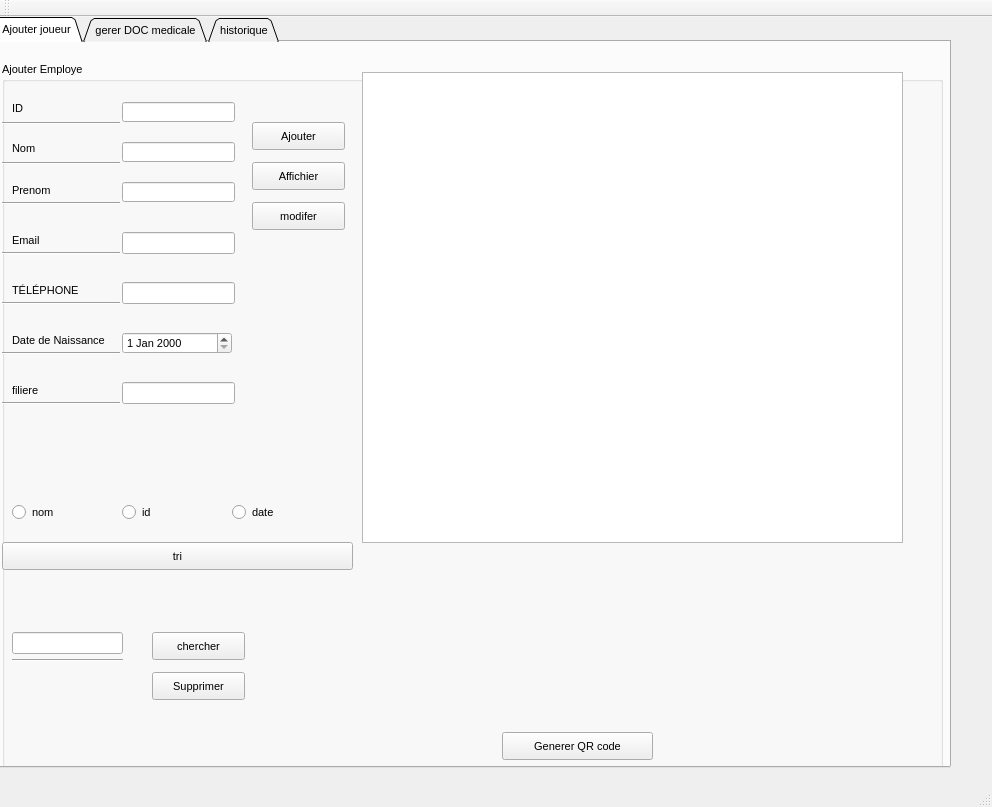
<?xml version="1.0" encoding="UTF-8"?>
<ui version="4.0">
 <class>MainWindow</class>
 <widget class="QMainWindow" name="MainWindow">
  <property name="geometry">
   <rect>
    <x>0</x>
    <y>0</y>
    <width>992</width>
    <height>807</height>
   </rect>
  </property>
  <property name="windowTitle">
   <string>Gestion des Clients</string>
  </property>
  <widget class="QWidget" name="centralWidget">
   <widget class="QTabWidget" name="tabWidget">
    <property name="geometry">
     <rect>
      <x>-10</x>
      <y>0</y>
      <width>961</width>
      <height>751</height>
     </rect>
    </property>
    <property name="font">
     <font>
      <pointsize>8</pointsize>
     </font>
    </property>
    <property name="tabPosition">
     <enum>QTabWidget::North</enum>
    </property>
    <property name="tabShape">
     <enum>QTabWidget::Triangular</enum>
    </property>
    <property name="currentIndex">
     <number>0</number>
    </property>
    <property name="iconSize">
     <size>
      <width>30</width>
      <height>30</height>
     </size>
    </property>
    <property name="elideMode">
     <enum>Qt::ElideMiddle</enum>
    </property>
    <property name="movable">
     <bool>false</bool>
    </property>
    <property name="tabBarAutoHide">
     <bool>false</bool>
    </property>
    <widget class="QWidget" name="Tab_joueur">
     <attribute name="title">
      <string>Ajouter joueur</string>
     </attribute>
     <widget class="QGroupBox" name="groupBox">
      <property name="geometry">
       <rect>
        <x>10</x>
        <y>20</y>
        <width>941</width>
        <height>751</height>
       </rect>
      </property>
      <property name="title">
       <string>Ajouter Employe</string>
      </property>
      <widget class="QLabel" name="label">
       <property name="geometry">
        <rect>
         <x>10</x>
         <y>40</y>
         <width>47</width>
         <height>13</height>
        </rect>
       </property>
       <property name="text">
        <string>ID</string>
       </property>
      </widget>
      <widget class="QLabel" name="label_2">
       <property name="geometry">
        <rect>
         <x>10</x>
         <y>80</y>
         <width>47</width>
         <height>13</height>
        </rect>
       </property>
       <property name="text">
        <string>Nom</string>
       </property>
      </widget>
      <widget class="QLabel" name="label_3">
       <property name="geometry">
        <rect>
         <x>10</x>
         <y>120</y>
         <width>111</width>
         <height>16</height>
        </rect>
       </property>
       <property name="text">
        <string>Prenom</string>
       </property>
       <property name="buddy">
        <cstring>le_prenom</cstring>
       </property>
      </widget>
      <widget class="QLineEdit" name="le_id">
       <property name="geometry">
        <rect>
         <x>120</x>
         <y>40</y>
         <width>113</width>
         <height>20</height>
        </rect>
       </property>
      </widget>
      <widget class="QLineEdit" name="le_nom">
       <property name="geometry">
        <rect>
         <x>120</x>
         <y>80</y>
         <width>113</width>
         <height>20</height>
        </rect>
       </property>
      </widget>
      <widget class="QLineEdit" name="le_prenom">
       <property name="geometry">
        <rect>
         <x>120</x>
         <y>120</y>
         <width>113</width>
         <height>20</height>
        </rect>
       </property>
      </widget>
      <widget class="QLabel" name="label_4">
       <property name="geometry">
        <rect>
         <x>10</x>
         <y>270</y>
         <width>111</width>
         <height>16</height>
        </rect>
       </property>
       <property name="text">
        <string>Date de Naissance</string>
       </property>
      </widget>
      <widget class="QLabel" name="label_5">
       <property name="geometry">
        <rect>
         <x>10</x>
         <y>170</y>
         <width>101</width>
         <height>16</height>
        </rect>
       </property>
       <property name="text">
        <string>Email</string>
       </property>
      </widget>
      <widget class="QLabel" name="label_6">
       <property name="geometry">
        <rect>
         <x>10</x>
         <y>220</y>
         <width>101</width>
         <height>16</height>
        </rect>
       </property>
       <property name="text">
        <string>TÉLÉPHONE</string>
       </property>
      </widget>
      <widget class="QLabel" name="label_7">
       <property name="geometry">
        <rect>
         <x>10</x>
         <y>320</y>
         <width>121</width>
         <height>16</height>
        </rect>
       </property>
       <property name="text">
        <string>filiere</string>
       </property>
      </widget>
      <widget class="QLineEdit" name="Email">
       <property name="geometry">
        <rect>
         <x>120</x>
         <y>170</y>
         <width>113</width>
         <height>22</height>
        </rect>
       </property>
      </widget>
      <widget class="QLineEdit" name="tele">
       <property name="geometry">
        <rect>
         <x>120</x>
         <y>220</y>
         <width>113</width>
         <height>22</height>
        </rect>
       </property>
      </widget>
      <widget class="QDateEdit" name="l_date">
       <property name="geometry">
        <rect>
         <x>120</x>
         <y>270</y>
         <width>110</width>
         <height>22</height>
        </rect>
       </property>
      </widget>
      <widget class="Line" name="line">
       <property name="geometry">
        <rect>
         <x>0</x>
         <y>60</y>
         <width>118</width>
         <height>3</height>
        </rect>
       </property>
       <property name="orientation">
        <enum>Qt::Horizontal</enum>
       </property>
      </widget>
      <widget class="Line" name="line_2">
       <property name="geometry">
        <rect>
         <x>0</x>
         <y>100</y>
         <width>118</width>
         <height>3</height>
        </rect>
       </property>
       <property name="orientation">
        <enum>Qt::Horizontal</enum>
       </property>
      </widget>
      <widget class="Line" name="line_3">
       <property name="geometry">
        <rect>
         <x>0</x>
         <y>140</y>
         <width>118</width>
         <height>3</height>
        </rect>
       </property>
       <property name="orientation">
        <enum>Qt::Horizontal</enum>
       </property>
      </widget>
      <widget class="Line" name="line_4">
       <property name="geometry">
        <rect>
         <x>0</x>
         <y>190</y>
         <width>118</width>
         <height>3</height>
        </rect>
       </property>
       <property name="orientation">
        <enum>Qt::Horizontal</enum>
       </property>
      </widget>
      <widget class="Line" name="line_5">
       <property name="geometry">
        <rect>
         <x>0</x>
         <y>240</y>
         <width>118</width>
         <height>3</height>
        </rect>
       </property>
       <property name="orientation">
        <enum>Qt::Horizontal</enum>
       </property>
      </widget>
      <widget class="Line" name="line_6">
       <property name="geometry">
        <rect>
         <x>0</x>
         <y>290</y>
         <width>118</width>
         <height>3</height>
        </rect>
       </property>
       <property name="orientation">
        <enum>Qt::Horizontal</enum>
       </property>
      </widget>
      <widget class="Line" name="line_7">
       <property name="geometry">
        <rect>
         <x>0</x>
         <y>340</y>
         <width>118</width>
         <height>3</height>
        </rect>
       </property>
       <property name="orientation">
        <enum>Qt::Horizontal</enum>
       </property>
      </widget>
      <widget class="QLineEdit" name="filiere">
       <property name="geometry">
        <rect>
         <x>120</x>
         <y>320</y>
         <width>113</width>
         <height>22</height>
        </rect>
       </property>
      </widget>
      <widget class="Line" name="line_10">
       <property name="geometry">
        <rect>
         <x>10</x>
         <y>590</y>
         <width>111</width>
         <height>16</height>
        </rect>
       </property>
       <property name="orientation">
        <enum>Qt::Horizontal</enum>
       </property>
      </widget>
      <widget class="QLabel" name="label_8">
       <property name="geometry">
        <rect>
         <x>10</x>
         <y>550</y>
         <width>101</width>
         <height>16</height>
        </rect>
       </property>
       <property name="text">
        <string/>
       </property>
      </widget>
      <widget class="QLineEdit" name="idS">
       <property name="geometry">
        <rect>
         <x>10</x>
         <y>570</y>
         <width>111</width>
         <height>22</height>
        </rect>
       </property>
      </widget>
      <widget class="QPushButton" name="pb_supprimer">
       <property name="geometry">
        <rect>
         <x>150</x>
         <y>610</y>
         <width>93</width>
         <height>28</height>
        </rect>
       </property>
       <property name="text">
        <string>Supprimer</string>
       </property>
      </widget>
      <widget class="QPushButton" name="pb_Ajouter">
       <property name="geometry">
        <rect>
         <x>250</x>
         <y>60</y>
         <width>93</width>
         <height>28</height>
        </rect>
       </property>
       <property name="text">
        <string>Ajouter</string>
       </property>
      </widget>
      <widget class="QTableView" name="tab_athltes">
       <property name="geometry">
        <rect>
         <x>360</x>
         <y>10</y>
         <width>541</width>
         <height>471</height>
        </rect>
       </property>
      </widget>
      <widget class="QPushButton" name="pb_Aaffichier">
       <property name="geometry">
        <rect>
         <x>250</x>
         <y>100</y>
         <width>93</width>
         <height>28</height>
        </rect>
       </property>
       <property name="text">
        <string>Affichier</string>
       </property>
      </widget>
      <widget class="QPushButton" name="modifier">
       <property name="geometry">
        <rect>
         <x>250</x>
         <y>140</y>
         <width>93</width>
         <height>28</height>
        </rect>
       </property>
       <property name="text">
        <string>modifer</string>
       </property>
      </widget>
      <widget class="QPushButton" name="pb_chercher_2">
       <property name="geometry">
        <rect>
         <x>150</x>
         <y>570</y>
         <width>93</width>
         <height>28</height>
        </rect>
       </property>
       <property name="text">
        <string>chercher</string>
       </property>
      </widget>
      <widget class="QRadioButton" name="radnom">
       <property name="geometry">
        <rect>
         <x>10</x>
         <y>440</y>
         <width>97</width>
         <height>20</height>
        </rect>
       </property>
       <property name="text">
        <string>nom</string>
       </property>
      </widget>
      <widget class="QRadioButton" name="radid">
       <property name="geometry">
        <rect>
         <x>120</x>
         <y>440</y>
         <width>97</width>
         <height>20</height>
        </rect>
       </property>
       <property name="text">
        <string>id</string>
       </property>
      </widget>
      <widget class="QRadioButton" name="raddate">
       <property name="geometry">
        <rect>
         <x>230</x>
         <y>440</y>
         <width>97</width>
         <height>20</height>
        </rect>
       </property>
       <property name="text">
        <string>date</string>
       </property>
      </widget>
      <widget class="QPushButton" name="tri">
       <property name="geometry">
        <rect>
         <x>0</x>
         <y>480</y>
         <width>351</width>
         <height>28</height>
        </rect>
       </property>
       <property name="text">
        <string>tri</string>
       </property>
      </widget>
      <widget class="QPushButton" name="QRcodecom">
       <property name="geometry">
        <rect>
         <x>500</x>
         <y>670</y>
         <width>151</width>
         <height>28</height>
        </rect>
       </property>
       <property name="text">
        <string>Generer QR code</string>
       </property>
      </widget>
      <widget class="QLabel" name="qrcodecommande">
       <property name="enabled">
        <bool>true</bool>
       </property>
       <property name="geometry">
        <rect>
         <x>680</x>
         <y>500</y>
         <width>200</width>
         <height>200</height>
        </rect>
       </property>
       <property name="sizePolicy">
        <sizepolicy hsizetype="Fixed" vsizetype="Fixed">
         <horstretch>0</horstretch>
         <verstretch>0</verstretch>
        </sizepolicy>
       </property>
       <property name="minimumSize">
        <size>
         <width>200</width>
         <height>200</height>
        </size>
       </property>
       <property name="maximumSize">
        <size>
         <width>200</width>
         <height>200</height>
        </size>
       </property>
       <property name="text">
        <string/>
       </property>
      </widget>
     </widget>
    </widget>
    <widget class="QWidget" name="tab_Tri">
     <attribute name="title">
      <string>gerer DOC medicale</string>
     </attribute>
     <widget class="Line" name="line_19">
      <property name="geometry">
       <rect>
        <x>110</x>
        <y>640</y>
        <width>861</width>
        <height>16</height>
       </rect>
      </property>
      <property name="orientation">
       <enum>Qt::Horizontal</enum>
      </property>
     </widget>
     <widget class="QPlainTextEdit" name="plainTextEdit_2">
      <property name="geometry">
       <rect>
        <x>40</x>
        <y>50</y>
        <width>871</width>
        <height>401</height>
       </rect>
      </property>
     </widget>
     <widget class="QPushButton" name="pushButton">
      <property name="geometry">
       <rect>
        <x>680</x>
        <y>460</y>
        <width>93</width>
        <height>28</height>
       </rect>
      </property>
      <property name="text">
       <string>Browse</string>
      </property>
     </widget>
     <widget class="QPushButton" name="pushButton_2">
      <property name="geometry">
       <rect>
        <x>780</x>
        <y>460</y>
        <width>93</width>
        <height>28</height>
       </rect>
      </property>
      <property name="text">
       <string>Edit</string>
      </property>
     </widget>
     <widget class="QPushButton" name="pushButton_3">
      <property name="geometry">
       <rect>
        <x>580</x>
        <y>460</y>
        <width>93</width>
        <height>28</height>
       </rect>
      </property>
      <property name="text">
       <string>Genrate</string>
      </property>
     </widget>
     <widget class="QTextEdit" name="impc1">
      <property name="geometry">
       <rect>
        <x>40</x>
        <y>450</y>
        <width>221</width>
        <height>151</height>
       </rect>
      </property>
     </widget>
    </widget>
    <widget class="QWidget" name="Tab_medical">
     <attribute name="title">
      <string>historique</string>
     </attribute>
     <widget class="QLabel" name="label_9">
      <property name="geometry">
       <rect>
        <x>30</x>
        <y>90</y>
        <width>171</width>
        <height>16</height>
       </rect>
      </property>
      <property name="text">
       <string>nombre de match gagnant</string>
      </property>
     </widget>
     <widget class="QLabel" name="label_10">
      <property name="geometry">
       <rect>
        <x>30</x>
        <y>140</y>
        <width>171</width>
        <height>16</height>
       </rect>
      </property>
      <property name="text">
       <string>nombre de match perdant</string>
      </property>
     </widget>
     <widget class="QLabel" name="label_11">
      <property name="geometry">
       <rect>
        <x>30</x>
        <y>200</y>
        <width>171</width>
        <height>16</height>
       </rect>
      </property>
      <property name="text">
       <string>nombre de medailles</string>
      </property>
     </widget>
     <widget class="QLabel" name="label_12">
      <property name="geometry">
       <rect>
        <x>30</x>
        <y>250</y>
        <width>171</width>
        <height>16</height>
       </rect>
      </property>
      <property name="text">
       <string>nombre d'avertissement</string>
      </property>
     </widget>
     <widget class="QLabel" name="label_13">
      <property name="geometry">
       <rect>
        <x>30</x>
        <y>290</y>
        <width>171</width>
        <height>16</height>
       </rect>
      </property>
      <property name="text">
       <string>nombre de blessures</string>
      </property>
     </widget>
     <widget class="QLineEdit" name="nbrpg">
      <property name="geometry">
       <rect>
        <x>250</x>
        <y>90</y>
        <width>51</width>
        <height>22</height>
       </rect>
      </property>
     </widget>
     <widget class="QLineEdit" name="nbrpp">
      <property name="geometry">
       <rect>
        <x>250</x>
        <y>140</y>
        <width>51</width>
        <height>22</height>
       </rect>
      </property>
     </widget>
     <widget class="QLineEdit" name="nbrmd">
      <property name="geometry">
       <rect>
        <x>250</x>
        <y>200</y>
        <width>51</width>
        <height>22</height>
       </rect>
      </property>
     </widget>
     <widget class="QLineEdit" name="nbra">
      <property name="geometry">
       <rect>
        <x>250</x>
        <y>240</y>
        <width>51</width>
        <height>22</height>
       </rect>
      </property>
     </widget>
     <widget class="QLineEdit" name="nbrb">
      <property name="geometry">
       <rect>
        <x>250</x>
        <y>280</y>
        <width>51</width>
        <height>22</height>
       </rect>
      </property>
     </widget>
     <widget class="QPushButton" name="addhis">
      <property name="geometry">
       <rect>
        <x>30</x>
        <y>350</y>
        <width>93</width>
        <height>28</height>
       </rect>
      </property>
      <property name="text">
       <string>ajouter</string>
      </property>
     </widget>
     <widget class="QPushButton" name="addhis_2">
      <property name="geometry">
       <rect>
        <x>790</x>
        <y>380</y>
        <width>93</width>
        <height>28</height>
       </rect>
      </property>
      <property name="text">
       <string>satistique</string>
      </property>
     </widget>
     <widget class="QTableView" name="tab_athltes_2">
      <property name="geometry">
       <rect>
        <x>390</x>
        <y>20</y>
        <width>511</width>
        <height>351</height>
       </rect>
      </property>
     </widget>
     <widget class="QPushButton" name="pushButton_4">
      <property name="geometry">
       <rect>
        <x>680</x>
        <y>380</y>
        <width>93</width>
        <height>28</height>
       </rect>
      </property>
      <property name="text">
       <string>historique</string>
      </property>
     </widget>
    </widget>
   </widget>
  </widget>
  <widget class="QMenuBar" name="menuBar">
   <property name="geometry">
    <rect>
     <x>0</x>
     <y>0</y>
     <width>992</width>
     <height>26</height>
    </rect>
   </property>
  </widget>
  <widget class="QToolBar" name="mainToolBar">
   <attribute name="toolBarArea">
    <enum>TopToolBarArea</enum>
   </attribute>
   <attribute name="toolBarBreak">
    <bool>false</bool>
   </attribute>
  </widget>
  <widget class="QStatusBar" name="statusBar"/>
 </widget>
 <layoutdefault spacing="6" margin="11"/>
 <resources/>
 <connections/>
</ui>
